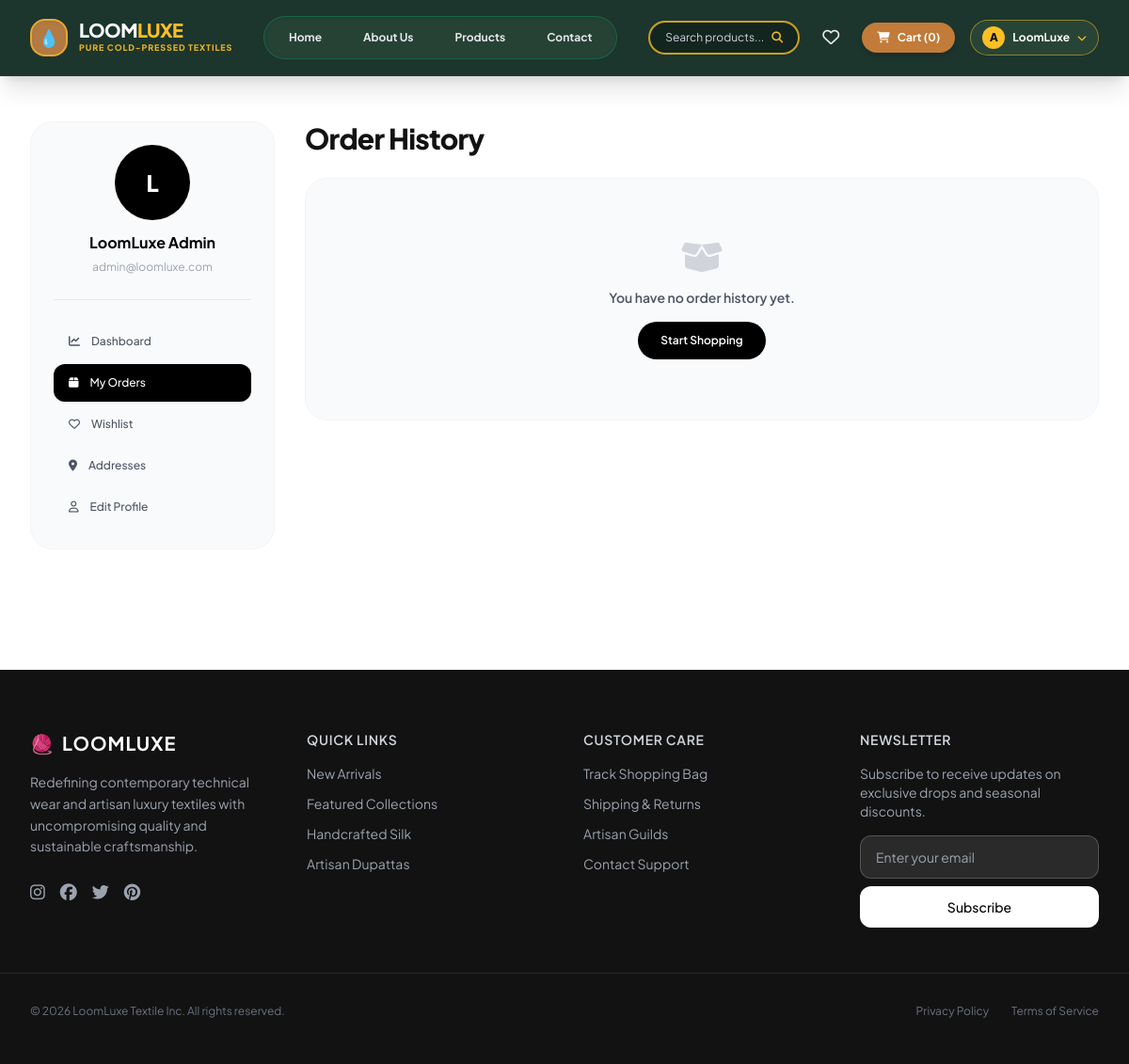
The app's page /orders/my-orders/ (signed in) with its own data.
### accounts/models.py (models this page shows, shortened)
class User(AbstractUser):
    email = models.EmailField(unique=True)
    phone = models.CharField(max_length=15, blank=True)
    avatar = models.ImageField(upload_to='avatars/', blank=True, null=True)
    date_of_birth = models.DateField(blank=True, null=True)
    gender = models.CharField(max_length=10, choices=[
        ('male', 'Male'),
        ('female', 'Female'),
        ('other', 'Other'),
    ], blank=True)
    is_verified = models.BooleanField(default=False)
    created_at = models.DateTimeField(auto_now_add=True)
    updated_at = models.DateTimeField(auto_now=True)
    class Meta:
        db_table = 'users'

### orders/views.py (the view)
# urls.py: path('my-orders/', views.order_list_view, name='order_list'),
@login_required
def order_list_view(request):
    orders = Order.objects.filter(user=request.user)
    return render(request, 'orders/order_list.html', {'orders': orders})

### cart/context_processors.py (called while the page is built, shortened)
def cart_count(request):
    count = 0
    if request.user.is_authenticated:
        from .models import Cart
        try:
            cart = Cart.objects.get(user=request.user)
            count = cart.total_items
        except Cart.DoesNotExist:
            pass
    return {'cart_count': count}

### cart/models.py (called while the page is built)
    @property
    def total_items(self):
        return sum(item.quantity for item in self.items.all())

### wishlist/context_processors.py (called while the page is built)
def wishlist_count(request):
    count = 0
    if request.user.is_authenticated:
        from .models import Wishlist
        count = Wishlist.objects.filter(user=request.user).count()
    return {'wishlist_count': count}

### templates/orders/order_list.html (shortened to what this page needs)
{% extends 'base.html' %}
{% load static %}
{% block content %}
<section class="max-w-7xl mx-auto px-4 sm:px-6 lg:px-8 py-12">
    <div class="grid grid-cols-1 lg:grid-cols-4 gap-8">
        <aside class="bg-gray-50 p-6 rounded-3xl border border-gray-100 h-fit space-y-6">
            <div class="text-center pb-6 border-b border-gray-200">
                <div class="w-20 h-20 bg-black text-white font-black text-2xl rounded-full flex items-center justify-center mx-auto mb-3">
                    {{ user.first_name|first|default:user.username|first|upper }}
                </div>
                <h3 class="font-bold text-base text-black">{{ user.get_full_name|default:user.username }}</h3>
                <span class="text-xs text-gray-400">{{ user.email }}</span>
            </div>
            <nav class="space-y-1 font-medium text-xs">
                <a href="{% url 'my_account' %}" class="flex items-center space-x-3 px-4 py-3 rounded-xl text-gray-600 hover:bg-gray-100 transition-all"><i class="fa-solid fa-chart-line"></i><span>Dashboard</span></a>
                <a href="{% url 'order_list' %}" class="flex items-center space-x-3 px-4 py-3 rounded-xl bg-black text-white shadow-sm"><i class="fa-solid fa-box"></i><span>My Orders</span></a>
                <a href="{% url 'wishlist' %}" class="flex items-center space-x-3 px-4 py-3 rounded-xl text-gray-600 hover:bg-gray-100 transition-all"><i class="fa-regular fa-heart"></i><span>Wishlist</span></a>
                <a href="{% url 'addresses' %}" class="flex items-center space-x-3 px-4 py-3 rounded-xl text-gray-600 hover:bg-gray-100 transition-all"><i class="fa-solid fa-location-dot"></i><span>Addresses</span></a>
                <a href="{% url 'profile' %}" class="flex items-center space-x-3 px-4 py-3 rounded-xl text-gray-600 hover:bg-gray-100 transition-all"><i class="fa-regular fa-user"></i><span>Edit Profile</span></a>
            </nav>
        </aside>
        <div class="lg:col-span-3 space-y-6">
            <h1 class="text-3xl font-extrabold tracking-tight">Order History</h1>
            <div class="space-y-4">
                {% for order in orders %}
                <div class="bg-white p-6 rounded-3xl border border-gray-100 shadow-sm flex flex-col sm:flex-row items-start sm:items-center justify-between gap-4">
                    <div>
                        <span class="font-extrabold text-base text-black block">Order #{{ order.order_number }}</span>
                        <span class="text-xs text-gray-400 block mt-1">Placed on {{ order.created_at|date:"M d, Y" }}</span>
                        <span class="inline-block mt-2 px-3 py-1 rounded-full font-bold uppercase text-[10px] {% if order.status == 'delivered' %}bg-emerald-100 text-emerald-800{% elif order.status == 'cancelled' %}bg-red-100 text-red-800{% else %}bg-amber-100 text-amber-800{% endif %}">
                            {{ order.get_status_display }}
                        </span>
                    </div>
                    <div class="text-right sm:text-right w-full sm:w-auto pt-2 sm:pt-0 border-t sm:border-t-0 border-gray-100 flex sm:flex-col justify-between items-center sm:items-end">
                        <span class="font-black text-lg text-black">₹{{ order.total }}</span>
                        <a href="{% url 'order_detail' order.order_number %}" class="inline-block bg-black text-white px-5 py-2 rounded-xl text-xs font-semibold shadow-sm hover:bg-gray-800 transition-all mt-2">Order Details</a>
                    </div>
                </div>
                {% empty %}
                <div class="bg-gray-50 rounded-3xl p-16 text-center text-gray-400 border border-gray-100">
                    <i class="fa-solid fa-box-open text-4xl mb-3 text-gray-300"></i>
                    <p class="text-sm font-semibold text-gray-600 mb-4">You have no order history yet.</p>
                    <a href="{% url 'shop' %}" class="inline-block bg-black text-white px-6 py-3 rounded-full text-xs font-semibold">Start Shopping</a>
                </div>
                {% endfor %}
            </div>
        </div>
    </div>
</section>
{% endblock %}

### templates/base.html (shortened to what this page needs)
{% load static %}
<!DOCTYPE html>
<html lang="en">
<head>
    <script src="https://cdn.tailwindcss.com"></script>
    <link rel="stylesheet" href="https://cdnjs.cloudflare.com/ajax/libs/font-awesome/6.5.1/css/all.min.css">
</head>
<body class="bg-white text-brand-dark antialiased selection:bg-brand-dark selection:text-white font-sans">
    <header class="sticky top-0 z-40 bg-[#1c352d] text-white border-b border-emerald-900/60 shadow-xl transition-all duration-300">
        <div class="max-w-7xl mx-auto px-4 sm:px-6 lg:px-8 h-20 flex items-center justify-between gap-4">
            <a href="{% url 'home' %}" class="flex items-center space-x-3 group flex-shrink-0">
                <span class="w-10 h-10 rounded-2xl bg-[#b37a44] border-2 border-amber-400/70 flex items-center justify-center text-amber-100 text-lg shadow-inner group-hover:scale-105 transition-transform">
                    💧
                </span>
                <div class="flex flex-col">
                    <span class="text-xl font-black tracking-tight text-white uppercase leading-none">
                        Loom<span class="text-amber-400">Luxe</span>
                    </span>
                    <span class="text-[9px] font-extrabold uppercase tracking-widest text-amber-400/90 mt-0.5">
                        Pure Cold-Pressed Textiles
                    </span>
                </div>
            </a>
            <nav class="hidden md:flex items-center space-x-1 bg-[#274436]/90 border border-emerald-600/40 p-1.5 rounded-full text-xs font-bold shadow-inner">
                <a href="{% url 'home' %}" class="px-5 py-2 rounded-full transition-all duration-200 {% if request.resolver_match.url_name == 'home' %}bg-[#f5b82e] text-gray-950 font-extrabold shadow-sm{% else %}text-gray-200 hover:text-white hover:bg-white/10{% endif %}">
                    Home
                </a>
                <a href="{% url 'about' %}" class="px-5 py-2 rounded-full transition-all duration-200 {% if request.resolver_match.url_name == 'about' %}bg-[#f5b82e] text-gray-950 font-extrabold shadow-sm{% else %}text-gray-200 hover:text-white hover:bg-white/10{% endif %}">
                    About Us
                </a>
                <a href="{% url 'shop' %}" class="px-5 py-2 rounded-full transition-all duration-200 {% if request.resolver_match.url_name == 'shop' %}bg-[#f5b82e] text-gray-950 font-extrabold shadow-sm{% else %}text-gray-200 hover:text-white hover:bg-white/10{% endif %}">
                    Products
                </a>
                <a href="{% url 'contact' %}" class="px-5 py-2 rounded-full transition-all duration-200 {% if request.resolver_match.url_name == 'contact' %}bg-[#f5b82e] text-gray-950 font-extrabold shadow-sm{% else %}text-gray-200 hover:text-white hover:bg-white/10{% endif %}">
                    Contact
                </a>
            </nav>
            <div class="flex items-center space-x-3 sm:space-x-4">
                <button onclick="toggleSearchModal()" class="flex items-center space-x-2 bg-black/30 border-2 border-amber-400/80 hover:border-amber-400 text-gray-200 px-4 py-2 rounded-full text-xs transition-all shadow-sm">
                    <span class="hidden sm:inline text-gray-300">Search products...</span>
                    <i class="fa-solid fa-magnifying-glass text-amber-400 text-xs"></i>
                </button>
                <a href="{% url 'wishlist' %}" class="relative p-2 text-gray-200 hover:text-amber-400 rounded-full hover:bg-white/10 transition-all" title="Wishlist">
                    <i class="fa-regular fa-heart text-lg"></i>
                </a>
                <a href="{% url 'cart' %}" class="flex items-center space-x-2 bg-[#c27b38] hover:bg-[#b06d2d] text-white px-4 py-2 rounded-full text-xs font-bold transition-all shadow-md">
                    <i class="fa-solid fa-cart-shopping text-xs"></i>
                    <span>Cart (<span id="cartBadge">{{ cart_count|default:0 }}</span>)</span>
                </a>
                {% if user.is_authenticated %}
                <div class="relative inline-block text-left" id="user-menu-dropdown-container">
                    <button type="button" onclick="toggleUserMenu()" class="flex items-center space-x-2 bg-[#274436] border border-amber-400/50 hover:border-amber-400 text-white font-bold px-3 py-1.5 rounded-full text-xs transition-all shadow-sm focus:outline-none">
                        <span class="w-6 h-6 rounded-full bg-amber-400 text-gray-950 font-extrabold flex items-center justify-center text-xs uppercase shadow-sm">
                            {{ user.username|slice:":1" }}
                        </span>
                        <span class="hidden sm:inline text-white">{{ user.first_name|default:user.username }}</span>
                        <i class="fa-solid fa-chevron-down text-[10px] text-amber-400 ml-0.5"></i>
                    </button>
                </div>
                {% else %}
                <a href="{% url 'login' %}" class="flex items-center space-x-2 border-2 border-amber-400 bg-amber-400 text-gray-950 font-bold px-4 py-2 rounded-full text-xs hover:bg-amber-500 transition-all shadow-sm">
                    <i class="fa-regular fa-user text-xs"></i>
                    <span>Login</span>
                </a>
                {% endif %}
            </div>
        </div>
    </header>
    <main>
        {% block content %}{% endblock %}
    </main>
    <footer id="store" class="bg-brand-dark text-white pt-16 pb-12 mt-20">
        <div class="max-w-7xl mx-auto px-4 sm:px-6 lg:px-8 grid grid-cols-1 md:grid-cols-4 gap-10 mb-12">
            <div>
                <h3 class="text-xl font-bold tracking-wider uppercase mb-4 flex items-center gap-2">
                    <span>🧶</span> LoomLuxe
                </h3>
                <p class="text-gray-400 text-sm leading-relaxed mb-6">
                    Redefining contemporary technical wear and artisan luxury textiles with uncompromising quality and sustainable craftsmanship.
                </p>
                <div class="flex space-x-4 text-gray-400">
                    <a href="#" class="hover:text-white transition-colors"><i class="fa-brands fa-instagram text-lg"></i></a>
                    <a href="#" class="hover:text-white transition-colors"><i class="fa-brands fa-facebook text-lg"></i></a>
                    <a href="#" class="hover:text-white transition-colors"><i class="fa-brands fa-twitter text-lg"></i></a>
                    <a href="#" class="hover:text-white transition-colors"><i class="fa-brands fa-pinterest text-lg"></i></a>
                </div>
            </div>
            <div>
                <h4 class="text-sm font-semibold uppercase tracking-wider text-gray-300 mb-4">Quick Links</h4>
                <ul class="space-y-3 text-sm text-gray-400">
                    <li><a href="{% url 'shop' %}" class="hover:text-white transition-colors">New Arrivals</a></li>
                    <li><a href="{% url 'shop' %}?sort=popular" class="hover:text-white transition-colors">Featured Collections</a></li>
                    <li><a href="{% url 'shop' %}?category=silk-sarees" class="hover:text-white transition-colors">Handcrafted Silk</a></li>
                    <li><a href="{% url 'shop' %}?category=artisan-dupattas" class="hover:text-white transition-colors">Artisan Dupattas</a></li>
                </ul>
            </div>
            <div>
                <h4 class="text-sm font-semibold uppercase tracking-wider text-gray-300 mb-4">Customer Care</h4>
                <ul class="space-y-3 text-sm text-gray-400">
                    <li><a href="{% url 'cart' %}" class="hover:text-white transition-colors">Track Shopping Bag</a></li>
                    <li><a href="{% url 'contact' %}" class="hover:text-white transition-colors">Shipping & Returns</a></li>
                    <li><a href="{% url 'about' %}" class="hover:text-white transition-colors">Artisan Guilds</a></li>
                    <li><a href="{% url 'contact' %}" class="hover:text-white transition-colors">Contact Support</a></li>
                </ul>
            </div>
            <div>
                <h4 class="text-sm font-semibold uppercase tracking-wider text-gray-300 mb-4">Newsletter</h4>
                <p class="text-gray-400 text-sm mb-4">Subscribe to receive updates on exclusive drops and seasonal discounts.</p>
                <form onsubmit="handleSubscribe(event)" class="flex flex-col space-y-2">
                    <input type="email" placeholder="Enter your email" required class="bg-white/10 border border-white/20 rounded-xl px-4 py-3 text-sm text-white placeholder-gray-400 focus:outline-none focus:border-white">
                    <button type="submit" class="bg-white text-black font-medium py-3 rounded-xl hover:bg-gray-200 transition-all text-sm">Subscribe</button>
                </form>
            </div>
        </div>
        <div class="max-w-7xl mx-auto px-4 sm:px-6 lg:px-8 pt-8 border-t border-white/10 flex flex-col sm:flex-row items-center justify-between text-xs text-gray-500">
            <p>&copy; 2026 LoomLuxe Textile Inc. All rights reserved.</p>
            <div class="flex space-x-6 mt-4 sm:mt-0">
                <a href="#" class="hover:underline">Privacy Policy</a>
                <a href="#" class="hover:underline">Terms of Service</a>
            </div>
        </div>
    </footer>
</body>
</html>

### templates/base.html (style rules this page uses)
html { scroll-behavior: smooth; }

### records on screen
User: username "A", first_name "LoomLuxe", first_name|first "L", get_full_name "LoomLuxe Admin", email "admin@loomluxe.com"

### other values on screen
{{ cart_count|default:0 }} "0"
